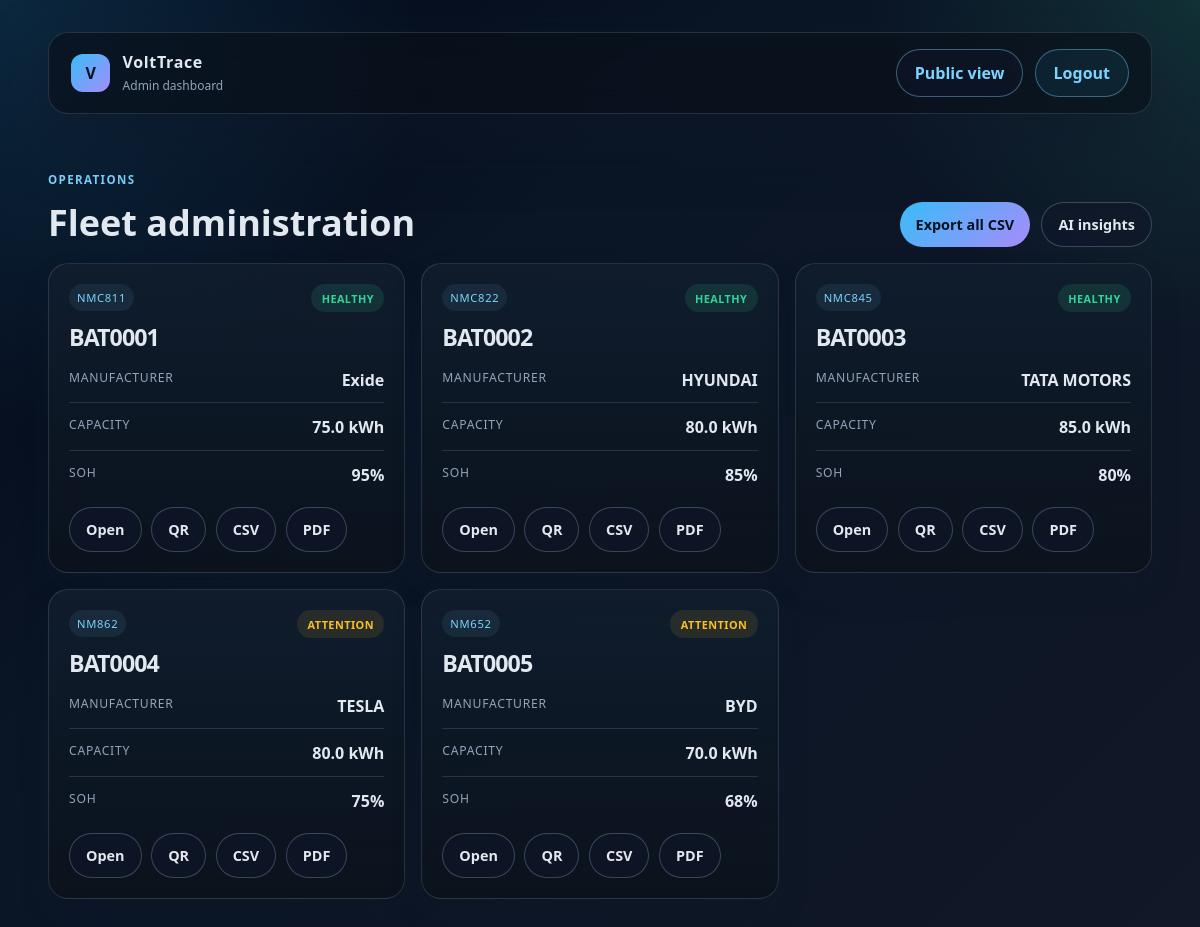
/admin (signed in), run on the app's committed database.
### tables this page shows
CREATE TABLE batteries(battery_id TEXT PRIMARY KEY,qr_id TEXT UNIQUE,manufacturer_id INTEGER,chemistry TEXT,capacity REAL,voltage REAL,manufacture_date TEXT,FOREIGN KEY(manufacturer_id) REFERENCES manufacturers(manufacturer_id));

CREATE TABLE manufacturers(manufacturer_id INTEGER PRIMARY KEY,name TEXT,country TEXT);

### app.py (the view)
@app.route("/admin")
@login_required
def admin():
    conn = get_db()
    batteries = get_battery_summary_rows(conn)
    conn.close()
    return render_template("admin.html", batteries=batteries)

### app.py (called while the page is built)
def get_db():
    conn = sqlite3.connect(DATABASE)
    conn.row_factory = sqlite3.Row
    conn.execute("PRAGMA foreign_keys = ON")
    return conn

def login_required(view):
    @wraps(view)
    def wrapped_view(*args, **kwargs):
        if not session.get("admin_logged_in"):
            return redirect(url_for("login", next=request.path))
        return view(*args, **kwargs)
    return wrapped_view

### templates/admin.html (shortened to what this page needs)
<!DOCTYPE html>
<html lang="en">
<head>
    <link rel="stylesheet" href="{{ url_for('static', filename='style.css') }}">
</head>
<body>
    <div class="page-shell admin-shell">
        <header class="topbar">
            <div class="brand-wrap">
                <div class="brand-mark">V</div>
                <div>
                    <p class="brand-name">VoltTrace</p>
                    <span class="brand-tag">Admin dashboard</span>
                </div>
            </div>
            <div class="top-actions">
                <a class="nav-button secondary" href="{{ url_for('home') }}">Public view</a>
                <a class="nav-button" href="{{ url_for('logout') }}">Logout</a>
            </div>
        </header>
        <main class="admin-layout">
            <section class="admin-toolbar">
                <div>
                    <p class="eyebrow">Operations</p>
                    <h1>Fleet administration</h1>
                </div>
                <div class="action-row">
                    <a class="primary-btn compact" href="{{ url_for('export_all_csv') }}">Export all CSV</a>
                    <a class="secondary-btn compact" href="{{ url_for('ai_insights') }}">AI insights</a>
                </div>
            </section>
            <section class="admin-grid">
                {% for battery in batteries %}
                <article class="battery-card admin-card">
                    <div class="card-top">
                        <div>
                            <span class="asset-tag">{{ battery['chemistry'] }}</span>
                            <h3>{{ battery['battery_id'] }}</h3>
                        </div>
                        <span class="status-pill {% if (battery['latest_soh'] or 0) < 80 %}needs-attention{% else %}healthy{% endif %}">
                            {% if (battery['latest_soh'] or 0) < 80 %}Attention{% else %}Healthy{% endif %}
                        </span>
                    </div>
                    <dl class="battery-meta">
                        <div>
                            <dt>Manufacturer</dt>
                            <dd>{{ battery['manufacturer_name'] or 'Unknown' }}</dd>
                        </div>
                        <div>
                            <dt>Capacity</dt>
                            <dd>{{ battery['capacity'] }} kWh</dd>
                        </div>
                        <div>
                            <dt>SoH</dt>
                            <dd>{{ battery['latest_soh'] or 'N/A' }}{% if battery['latest_soh'] is not none %}%{% endif %}</dd>
                        </div>
                    </dl>
                    <div class="admin-actions">
                        <a class="secondary-btn compact" href="{{ url_for('battery_detail', battery_id=battery['battery_id']) }}">Open</a>
                        <a class="secondary-btn compact" href="{{ url_for('battery_qr', battery_id=battery['battery_id']) }}" target="_blank">QR</a>
                        <a class="secondary-btn compact" href="{{ url_for('export_single_csv', battery_id=battery['battery_id']) }}">CSV</a>
                        <a class="secondary-btn compact" href="{{ url_for('export_pdf', battery_id=battery['battery_id']) }}">PDF</a>
                    </div>
                </article>
                {% endfor %}
            </section>
        </main>
    </div>
</body>
</html>

### data on the page
batteries: chemistry "NMC811", battery_id "BAT0001", shows "HEALTHY", name "Exide", capacity "75.0", battery "95"
batteries: chemistry "NMC822", battery_id "BAT0002", shows "HEALTHY", name "HYUNDAI", capacity "80.0", battery "85"
batteries: chemistry "NMC845", battery_id "BAT0003", shows "HEALTHY", name "TATA MOTORS", capacity "85.0", battery "80"
batteries: chemistry "NM862", battery_id "BAT0004", shows "ATTENTION", name "TESLA", capacity "80.0", battery "75"
batteries: chemistry "NM652", battery_id "BAT0005", shows "ATTENTION", name "BYD", capacity "70.0", battery "68"
